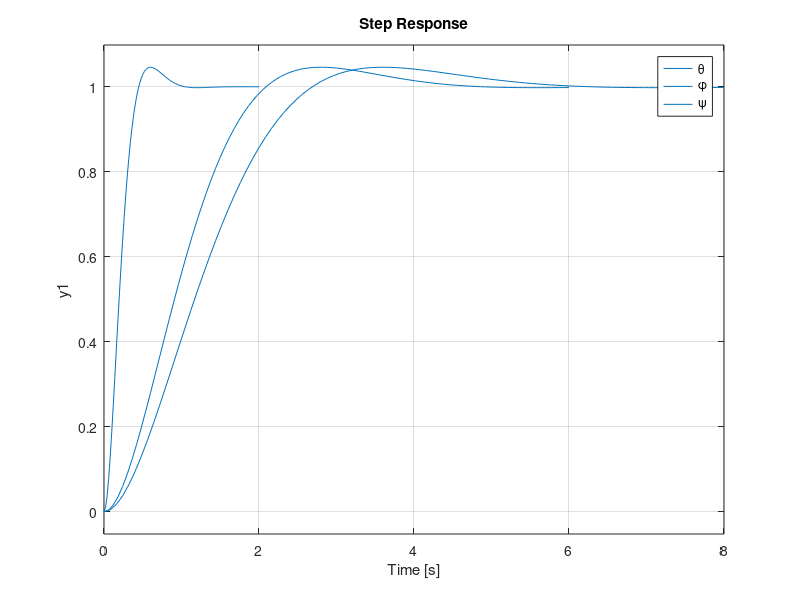
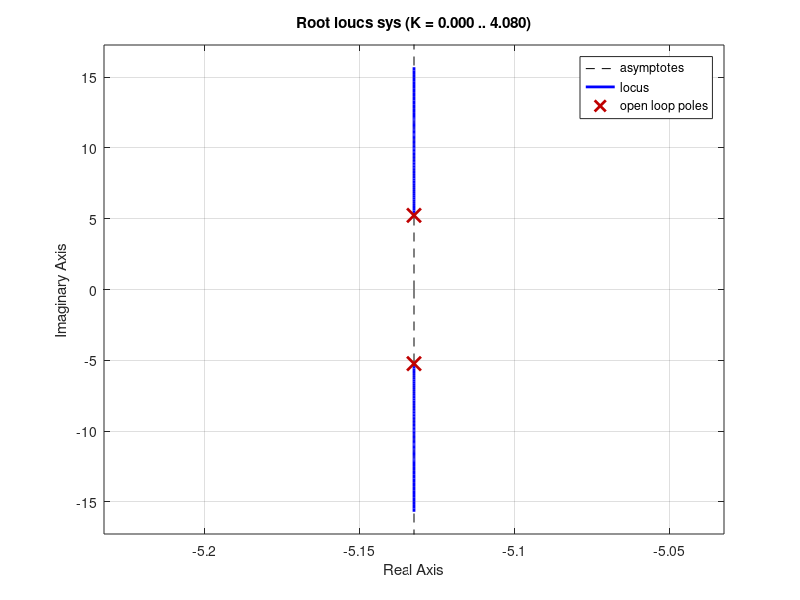

The MATLAB source for these figures, in order:
clc;
close all
clear

% longitudinal (theta)
tr_theta = 1.4;
%parameters
btheta = 1.152;
zeta = .7;
wn = pi/2/tr_theta/sqrt(1-zeta^2);
denom = [1 2*zeta*wn wn^2];
kd_theta = denom(2)/btheta;
kp_theta = denom(3)/btheta;
fprintf('kd_theta = %f\n',kd_theta)
fprintf('kp_theta = %f\n',kp_theta)
num = [kp_theta*btheta];
sys = tf(num,denom);
step(sys)
hold on

% 
% 
% inner loop
tr_phi = 0.3;
Jx = .0047;
wn = pi/2/tr_phi/sqrt(1-zeta^2);
denom = [1 2*zeta*wn wn^2];
kd_phi = denom(2)*Jx;
kp_phi = denom(3)*Jx;
fprintf('kd_phi = %f\n',kd_phi)
fprintf('kp_phi = %f\n',kp_phi)
num = [kp_phi/Jx];
sys = tf(num,denom);
figure(1)
step(sys)
hold on
figure(2)
rlocus(sys)


%outer loop yaw
M = 6;
tr_psi = tr_phi*M;
%
l1 = .85;
l2 = .3048;
m1 = .891;
m2 = 1.0;
Fe = (m1*l1-m2*l2)*9.81/l1;
Jz = .0041;
bpsi = l1*Fe/(m1*l1^2+m2*l2^2+Jz);
zeta = .7;
wn = pi/2/tr_psi/sqrt(1-zeta^2);
denom = [1 2*zeta*wn wn^2];

kd_psi = denom(2)/bpsi;
kp_psi = denom(3)/bpsi;
fprintf('kd_psi = %f\n',kd_psi)
fprintf('kp_psi = %f\n',kp_psi)
num = [bpsi*kp_psi];
sys = tf(num,denom);
figure(1)
step(sys)
% 
% % 
legend('\theta','\phi','\psi')
